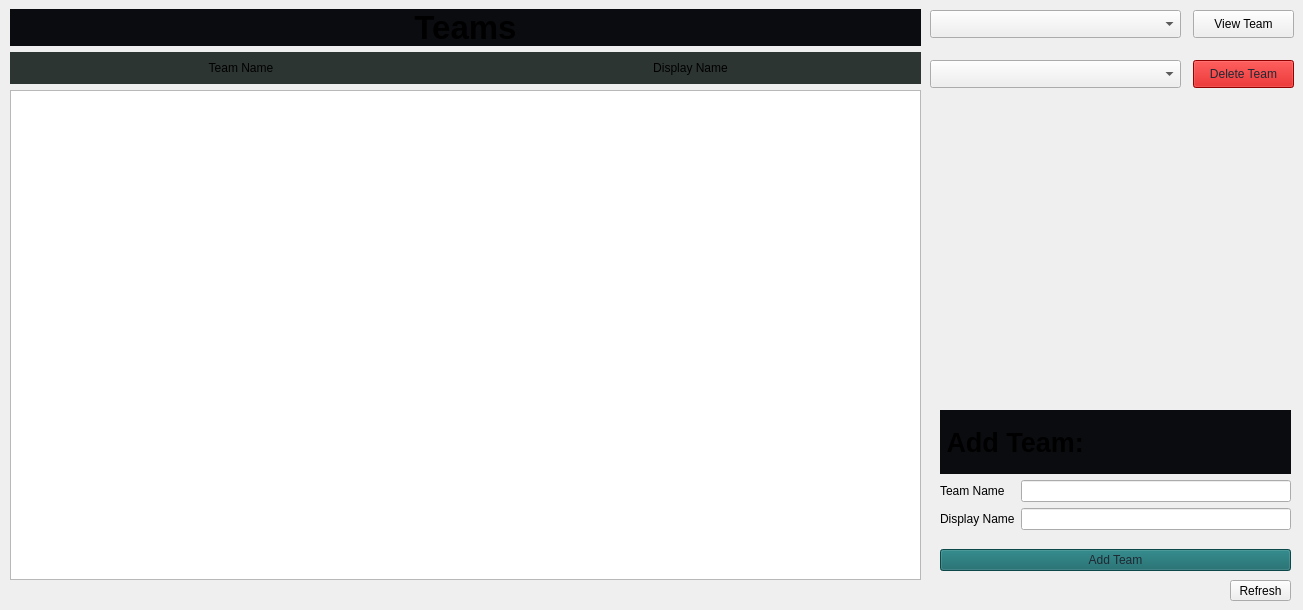
    <widget class="QWidget" name="teamsTab">
     <attribute name="title">
      <string>Teams</string>
     </attribute>
     <widget class="QWidget" name="layoutWidget">
      <property name="geometry">
       <rect>
        <x>940</x>
        <y>410</y>
        <width>351</width>
        <height>161</height>
       </rect>
      </property>
      <layout class="QVBoxLayout" name="verticalLayout_2">
       <item>
        <widget class="QLabel" name="addTeamLabel">
         <property name="font">
          <font>
           <pointsize>20</pointsize>
           <weight>75</weight>
           <bold>true</bold>
          </font>
         </property>
         <property name="styleSheet">
          <string notr="true">background-color: rgb(11, 12, 16);</string>
         </property>
         <property name="text">
          <string> Add Team:</string>
         </property>
        </widget>
       </item>
       <item>
        <layout class="QFormLayout" name="addTeamForm">
         <item row="0" column="0">
          <widget class="QLabel" name="teamNameLabelForm">
           <property name="text">
            <string>Team Name</string>
           </property>
          </widget>
         </item>
         <item row="0" column="1">
          <widget class="QLineEdit" name="teamNameLineEdit"/>
         </item>
         <item row="1" column="0">
          <widget class="QLabel" name="dispTeamNameLabelForm">
           <property name="text">
            <string>Display Name</string>
           </property>
          </widget>
         </item>
         <item row="1" column="1">
          <widget class="QLineEdit" name="displayTeamNameLineEdit"/>
         </item>
        </layout>
       </item>
       <item>
        <widget class="QPushButton" name="addTeamButton">
         <property name="styleSheet">
          <string notr="true">background-color: rgb(17, 100, 102); color: rgb(31, 40, 51);</string>
         </property>
         <property name="text">
          <string>Add Team</string>
         </property>
        </widget>
       </item>
      </layout>
     </widget>
     <widget class="QWidget" name="layoutWidget">
      <property name="geometry">
       <rect>
        <x>10</x>
        <y>9</y>
        <width>911</width>
        <height>571</height>
       </rect>
      </property>
      <layout class="QVBoxLayout" name="verticalLayout_4">
       <item>
        <widget class="QLabel" name="teamsLabel">
         <property name="font">
          <font>
           <pointsize>25</pointsize>
           <weight>75</weight>
           <bold>true</bold>
          </font>
         </property>
         <property name="styleSheet">
          <string notr="true">background-color: rgb(11, 12, 16);</string>
         </property>
         <property name="text">
          <string>Teams</string>
         </property>
         <property name="alignment">
          <set>Qt::AlignCenter</set>
         </property>
        </widget>
       </item>
       <item>
        <widget class="QWidget" name="titleTeamWidget" native="true">
         <property name="styleSheet">
          <string notr="true">background-color: rgb(44, 53, 49);</string>
         </property>
         <layout class="QHBoxLayout" name="horizontalLayout_2" stretch="0,0">
          <item>
           <widget class="QLabel" name="teamNameLabel">
            <property name="text">
             <string>Team Name</string>
            </property>
            <property name="alignment">
             <set>Qt::AlignCenter</set>
            </property>
           </widget>
          </item>
          <item>
           <widget class="QLabel" name="displayNameLabel">
            <property name="text">
             <string>Display Name</string>
            </property>
            <property name="alignment">
             <set>Qt::AlignCenter</set>
            </property>
           </widget>
          </item>
         </layout>
        </widget>
       </item>
       <item>
        <widget class="QTableWidget" name="teamsTable">
         <property name="layoutDirection">
          <enum>Qt::LeftToRight</enum>
         </property>
         <attribute name="horizontalHeaderVisible">
          <bool>false</bool>
         </attribute>
         <attribute name="horizontalHeaderCascadingSectionResizes">
          <bool>false</bool>
         </attribute>
         <attribute name="horizontalHeaderMinimumSectionSize">
          <number>23</number>
         </attribute>
         <attribute name="horizontalHeaderShowSortIndicator" stdset="0">
          <bool>false</bool>
         </attribute>
         <attribute name="horizontalHeaderStretchLastSection">
          <bool>false</bool>
         </attribute>
        </widget>
       </item>
      </layout>
     </widget>
     <widget class="QComboBox" name="teamComboBox">
      <property name="geometry">
       <rect>
        <x>930</x>
        <y>10</y>
        <width>251</width>
        <height>28</height>
       </rect>
      </property>
     </widget>
     <widget class="QPushButton" name="viewTeamButton">
      <property name="geometry">
       <rect>
        <x>1193</x>
        <y>10</y>
        <width>101</width>
        <height>28</height>
       </rect>
      </property>
      <property name="text">
       <string>View Team</string>
      </property>
     </widget>
     <widget class="QComboBox" name="teamComboBox2">
      <property name="geometry">
       <rect>
        <x>930</x>
        <y>60</y>
        <width>251</width>
        <height>28</height>
       </rect>
      </property>
     </widget>
     <widget class="QPushButton" name="deleteTeamButton">
      <property name="geometry">
       <rect>
        <x>1193</x>
        <y>60</y>
        <width>101</width>
        <height>28</height>
       </rect>
      </property>
      <property name="styleSheet">
       <string notr="true">background-color: rgb(204, 0, 0); color: rgb(31, 40, 51);</string>
      </property>
      <property name="text">
       <string>Delete Team</string>
      </property>
     </widget>
     <widget class="QPushButton" name="refreshButton2">
      <property name="geometry">
       <rect>
        <x>1230</x>
        <y>580</y>
        <width>61</width>
        <height>21</height>
       </rect>
      </property>
      <property name="text">
       <string>Refresh</string>
      </property>
     </widget>
    </widget>
